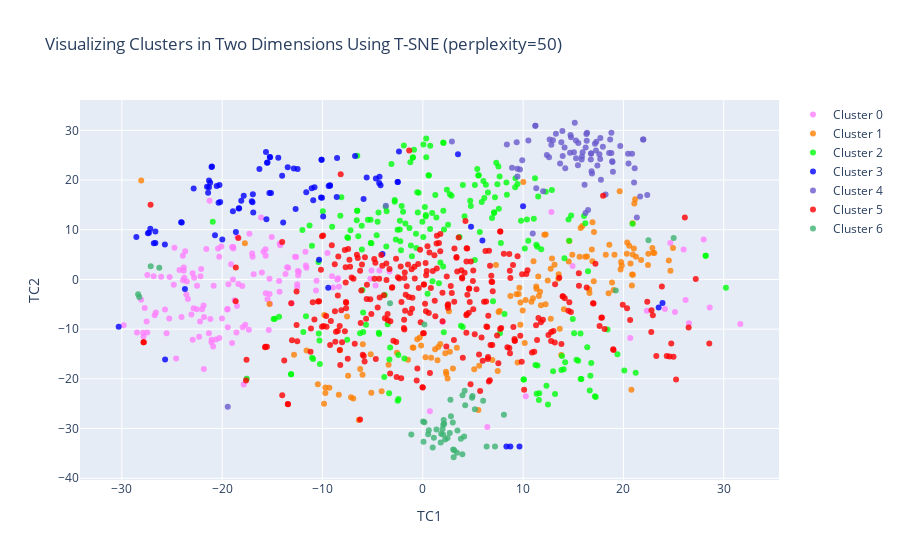

Notebook code cell kept with this figure:
### Code cell
#Instructions for building the 2-D plot

#trace0 is for 'Cluster 0'
trace0 = go.Scatter(
                    x = cluster0["TC1_2d"],
                    y = cluster0["TC2_2d"],
                    mode = "markers",
                    name = "Cluster 0",
                    marker = dict(color = 'rgba(255, 128, 255, 0.8)'),
                    text = None)

#trace1 is for 'Cluster 1'
trace1 = go.Scatter(
                    x = cluster1["TC1_2d"],
                    y = cluster1["TC2_2d"],
                    mode = "markers",
                    name = "Cluster 1",
                    marker = dict(color = 'rgba(255, 128, 2, 0.8)'),
                    text = None)

#trace2 is for 'Cluster 2'
trace2 = go.Scatter(
                    x = cluster2["TC1_2d"],
                    y = cluster2["TC2_2d"],
                    mode = "markers",
                    name = "Cluster 2",
                    marker = dict(color = 'rgba(0, 255, 10, 0.8)'),
                    text = None)

#trace3 is for 'Cluster 3'
trace3 = go.Scatter(
                    x = cluster3["TC1_2d"],
                    y = cluster3["TC2_2d"],
                    mode = "markers",
                    name = "Cluster 3",
                    marker = dict(color = 'rgba(0, 0, 255, 0.8)'),
                    text = None)

#trace4 is for 'Cluster 4'
trace4 = go.Scatter(
                    x = cluster4["TC1_2d"],
                    y = cluster4["TC2_2d"],
                    mode = "markers",
                    name = "Cluster 4",
                    marker = dict(color = 'rgba(106,90,205, 0.8)'),
                    text = None)

#trace5 is for 'Cluster 5'
trace5 = go.Scatter(
                    x = cluster5["TC1_2d"],
                    y = cluster5["TC2_2d"],
                    mode = "markers",
                    name = "Cluster 5",
                    marker = dict(color = 'rgba(255,0,0, 0.8)'),
                    text = None)

#trace6 is for 'Cluster 6'
trace6 = go.Scatter(
                    x = cluster6["TC1_2d"],
                    y = cluster6["TC2_2d"],
                    mode = "markers",
                    name = "Cluster 6",
                    marker = dict(color = 'rgba(60,179,113, 0.8)'),
                    text = None)



data = [trace0, trace1, trace2, trace3, trace4, trace5, trace6]

title = "Visualizing Clusters in Two Dimensions Using T-SNE (perplexity=" + str(perplexity) + ")"

layout = dict(title = title,
              xaxis= dict(title= 'TC1',ticklen= 5,zeroline= False),
              yaxis= dict(title= 'TC2',ticklen= 5,zeroline= False)
             )

fig = dict(data = data, layout = layout)

iplot(fig)

py.offline.plot(fig, filename="./src/generated_files/t-SNE_visualization.png")
# IPython.display.display(IPython.display.IFrame(src="./src/generated_files/t_SNE_visualization.png", width=1200, height=800))

### Figure 1 — Plotly figure (JSON) as saved in the notebook; plotly's stock layout.template omitted (floating-point values rounded to 4 significant figures; data arrays with more than 128 entries replaced by an {"elided": "..."} marker saying what was removed)
{"data": [{"marker": {"color": "rgba(255, 128, 255, 0.8)"}, "mode": "markers", "name": "Cluster 0", "type": "scatter", "x": {"elided": "145 float values"}, "y": {"elided": "145 float values"}}, {"marker": {"color": "rgba(255, 128, 2, 0.8)"}, "mode": "markers", "name": "Cluster 1", "type": "scatter", "x": {"elided": "135 float values"}, "y": {"elided": "135 float values"}}, {"marker": {"color": "rgba(0, 255, 10, 0.8)"}, "mode": "markers", "name": "Cluster 2", "type": "scatter", "x": {"elided": "205 float values"}, "y": {"elided": "205 float values"}}, {"marker": {"color": "rgba(0, 0, 255, 0.8)"}, "mode": "markers", "name": "Cluster 3", "type": "scatter", "x": [-9.934, -18.93, -18.35, -28.56, -18.1, -16.98, -27.16, -26.66, -12.49, -4.212, -25.71, -4.35, -15.25, -10.79, -14.02, -13.46, -10.92, 9.998, 9.638, -4.018, -4.679, -10.09, -17.05, -27.4, -8.582, -9.386, -12.68, -27.3, -12.86, -11.08, -15.53, -20.72, -5.596, 4.807, -19.99, -26.66, -9.428, -16.29, -23.71, 23.51, -5.905, 5.942, -16.94, 8.727, -13.92, -2.517, -15.13, -21.4, -10.05, -11.62, -21.2, -22.84, -26.82, -10.15, 8.336, -20.27, -14.4, -30.32, -15.48, -4.313, -20.36, -16.9, -15.63, -24.09, 3.509, -15.59, -8.548, -20.55, -25.69, -21.32, -2.375, -21.02, -6.753, -9.261, -21.31, -2.487, -10.09, -9.252, -18.63, -10.34, -15.29, -18.31, -15.23, -17.85, -20.2, -24.03, -21.51, -21.06, 23.9], "y": [12.65, 13.74, 14.27, 8.563, 15.84, 15.55, 10.2, 7.352, 22.2, 18.96, 7.042, 19.41, 24.65, 18.56, 20.89, 22.59, 15.92, 14.74, -33.6, 5.125, 20.33, 24.07, 15.74, 9.298, 16.61, 18.8, 14.16, 9.395, 22.34, 18.37, 23.48, 8.915, 20.51, 10.59, 8.046, 9.625, -1.653, 22.21, -1.916, -5.631, 16.17, 7.815, 17.14, -33.63, 11.45, 19.62, 17.38, 17.46, 16.45, 17.54, 19.47, 18.28, 7.286, 16.51, -33.63, 19.01, 24.5, -9.533, 23.51, 20.68, 15.44, 13.48, 25.66, 11.5, 25.2, 12.09, 24.44, 18.82, -16.11, 18.54, 25.74, 22.74, 24.83, 18.96, 19.89, 19.62, 24.07, 18.86, 9.538, 3.978, 17.39, 14.34, 24.61, 16.87, 15.6, 11.47, 18.64, 22.64, -4.733]}, {"marker": {"color": "rgba(106,90,205, 0.8)"}, "mode": "markers", "name": "Cluster 4", "type": "scatter", "x": [11.99, 16.83, 21.67, 12.81, 21.99, 17.6, 15.87, 16.87, 16.48, 15.15, 2.903, 13.81, 18.68, 18.8, 17.4, 16.13, 9.684, 13.69, 17.68, 11.22, 10.53, 21.12, 9.911, 20.51, 21.95, 12.97, 16.22, 16.75, 21.06, 15.07, 14.68, 9.359, 9.432, 16.38, 15.5, 17.27, 11.23, 9.427, 16.31, 18.57, 20.86, 17.16, 13.95, -3.682, 16.78, 15.28, 15.83, 18.91, 14.73, 12.37, -19.45, 16.78, 14.2, 17.3, 21.34, 18.8, 17.95, 18.96, 18.88, 13.92, 20.46, 17.76, 16.24, 13.27, 22.38, 11.31, 8.383, 12.59, 18.22, 12.65, 8.894, 14.13, 15.47, 19.69, 15.93, 15.27, 14.77, 17.7, 10.96, 16.34], "y": [17.76, 21.79, 16.69, 27.1, 28.18, 25.18, 24.75, 21.34, 13.97, 31.53, 27.77, 27.63, 28.15, 29.53, 22.91, 19.07, 22.14, 23.34, 24.23, 30.93, 27.95, 22.35, 24.0, 23.31, 28.14, 28.02, 13.38, 24.12, 19.53, 25.61, 25.48, 27.63, 20.73, 29.54, 27.44, 25.95, 30.92, 22.26, 29.27, 25.46, 25.28, 27.29, 24.82, 14.84, 25.34, 24.36, 24.11, 23.61, 29.04, 25.06, -25.61, 25.34, 22.37, 27.7, 12.45, 25.44, 26.7, 21.67, 23.76, 29.86, 25.3, 20.04, 26.53, 29.32, 16.98, 18.36, 27.13, 24.61, 17.07, 28.13, 22.46, 26.57, 23.0, 26.83, 25.6, 27.96, 28.61, 28.45, 9.243, 27.92]}, {"marker": {"color": "rgba(255,0,0, 0.8)"}, "mode": "markers", "name": "Cluster 5", "type": "scatter", "x": {"elided": "297 float values"}, "y": {"elided": "297 float values"}}, {"marker": {"color": "rgba(60,179,113, 0.8)"}, "mode": "markers", "name": "Cluster 6", "type": "scatter", "x": [0.597, -1.147, 1.105, 3.796, 19.24, 2.132, 8.086, 2.014, 3.408, 3.026, 0.1597, 2.462, 3.075, 7.197, 1.36, 3.134, 5.192, 3.946, 0.9886, 1.783, 25.01, -28.27, 2.752, 6.365, 0.1562, 2.039, 2.99, 2.082, 22.5, 4.176, -28.38, 0.07286, -27.13, 3.454, 6.015, -26.27, 0.03031, 1.973, 4.227, 2.805, 4.12, 0.5365, -3.269, 4.956, 4.909, 1.825, 3.957, 2.232, 2.689], "y": [-30.36, -31.2, -31.87, -32.04, -2.219, -29.03, -27.21, -31.19, -34.88, -34.22, -9.08, -31.91, -35.78, -33.61, -30.21, -34.38, -26.13, -35.16, -33.8, -32.8, 8.356, -3.524, -24.18, -33.61, -28.75, -29.22, -28.76, -28.27, 7.906, -22.39, -2.962, -32.67, 2.63, -30.42, -24.4, 2.339, -28.61, -30.1, -25.33, -27.53, -31.58, -31.16, -4.788, -23.47, -23.83, -31.07, -23.29, -32.19, -30.92]}], "layout": {"title": {"text": "Visualizing Clusters in Two Dimensions Using T-SNE (perplexity=50)"}, "xaxis": {"ticklen": 5, "title": {"text": "TC1"}, "zeroline": false}, "yaxis": {"ticklen": 5, "title": {"text": "TC2"}, "zeroline": false}}}
